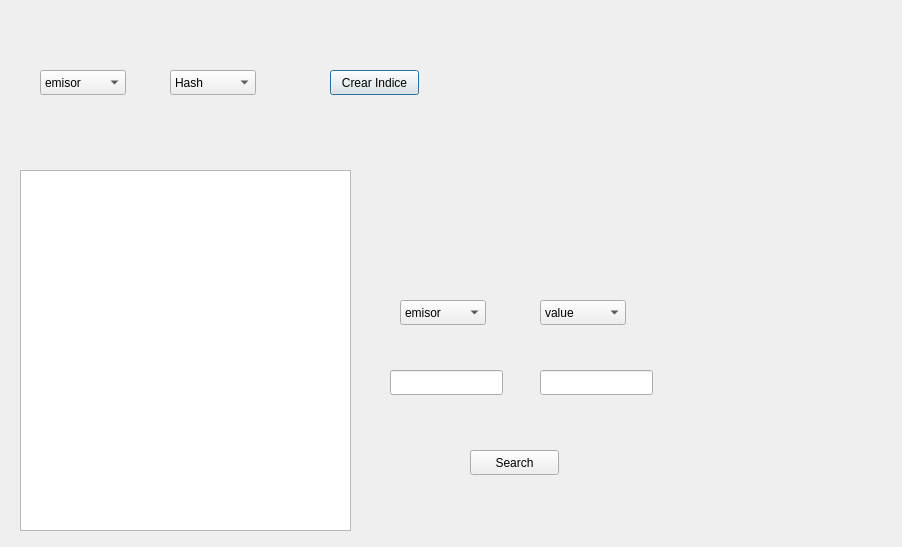
<?xml version="1.0" encoding="UTF-8"?>
<ui version="4.0">
 <class>Searcher</class>
 <widget class="QDialog" name="Searcher">
  <property name="geometry">
   <rect>
    <x>0</x>
    <y>0</y>
    <width>902</width>
    <height>547</height>
   </rect>
  </property>
  <property name="windowTitle">
   <string>Dialog</string>
  </property>
  <widget class="QComboBox" name="comboBox">
   <property name="geometry">
    <rect>
     <x>40</x>
     <y>70</y>
     <width>86</width>
     <height>25</height>
    </rect>
   </property>
   <item>
    <property name="text">
     <string>emisor</string>
    </property>
   </item>
   <item>
    <property name="text">
     <string>receptor</string>
    </property>
   </item>
   <item>
    <property name="text">
     <string>monto</string>
    </property>
   </item>
   <item>
    <property name="text">
     <string>fecha</string>
    </property>
   </item>
  </widget>
  <widget class="QComboBox" name="comboBox_2">
   <property name="geometry">
    <rect>
     <x>170</x>
     <y>70</y>
     <width>86</width>
     <height>25</height>
    </rect>
   </property>
   <item>
    <property name="text">
     <string>Hash</string>
    </property>
   </item>
   <item>
    <property name="text">
     <string>MinHeap</string>
    </property>
   </item>
   <item>
    <property name="text">
     <string>MaxHeap</string>
    </property>
   </item>
   <item>
    <property name="text">
     <string>Btree</string>
    </property>
   </item>
   <item>
    <property name="text">
     <string>Trie</string>
    </property>
   </item>
  </widget>
  <widget class="QPushButton" name="pushButton">
   <property name="geometry">
    <rect>
     <x>330</x>
     <y>70</y>
     <width>89</width>
     <height>25</height>
    </rect>
   </property>
   <property name="text">
    <string>Crear Indice</string>
   </property>
  </widget>
  <widget class="QPushButton" name="pushButton_2">
   <property name="geometry">
    <rect>
     <x>470</x>
     <y>450</y>
     <width>89</width>
     <height>25</height>
    </rect>
   </property>
   <property name="text">
    <string>Search</string>
   </property>
  </widget>
  <widget class="QComboBox" name="comboBox_3">
   <property name="geometry">
    <rect>
     <x>400</x>
     <y>300</y>
     <width>86</width>
     <height>25</height>
    </rect>
   </property>
   <item>
    <property name="text">
     <string>emisor</string>
    </property>
   </item>
   <item>
    <property name="text">
     <string>receptor</string>
    </property>
   </item>
   <item>
    <property name="text">
     <string>monto</string>
    </property>
   </item>
   <item>
    <property name="text">
     <string>fecha</string>
    </property>
   </item>
  </widget>
  <widget class="QComboBox" name="comboBox_4">
   <property name="geometry">
    <rect>
     <x>540</x>
     <y>300</y>
     <width>86</width>
     <height>25</height>
    </rect>
   </property>
   <item>
    <property name="text">
     <string>value</string>
    </property>
   </item>
   <item>
    <property name="text">
     <string>min</string>
    </property>
   </item>
   <item>
    <property name="text">
     <string>max</string>
    </property>
   </item>
   <item>
    <property name="text">
     <string>range</string>
    </property>
   </item>
   <item>
    <property name="text">
     <string>start_with</string>
    </property>
   </item>
  </widget>
  <widget class="QLineEdit" name="lineEdit">
   <property name="geometry">
    <rect>
     <x>390</x>
     <y>370</y>
     <width>113</width>
     <height>25</height>
    </rect>
   </property>
  </widget>
  <widget class="QLineEdit" name="lineEdit_2">
   <property name="geometry">
    <rect>
     <x>540</x>
     <y>370</y>
     <width>113</width>
     <height>25</height>
    </rect>
   </property>
  </widget>
  <widget class="QPlainTextEdit" name="plainTextEdit">
   <property name="geometry">
    <rect>
     <x>20</x>
     <y>170</y>
     <width>331</width>
     <height>361</height>
    </rect>
   </property>
  </widget>
 </widget>
 <resources/>
 <connections/>
</ui>
